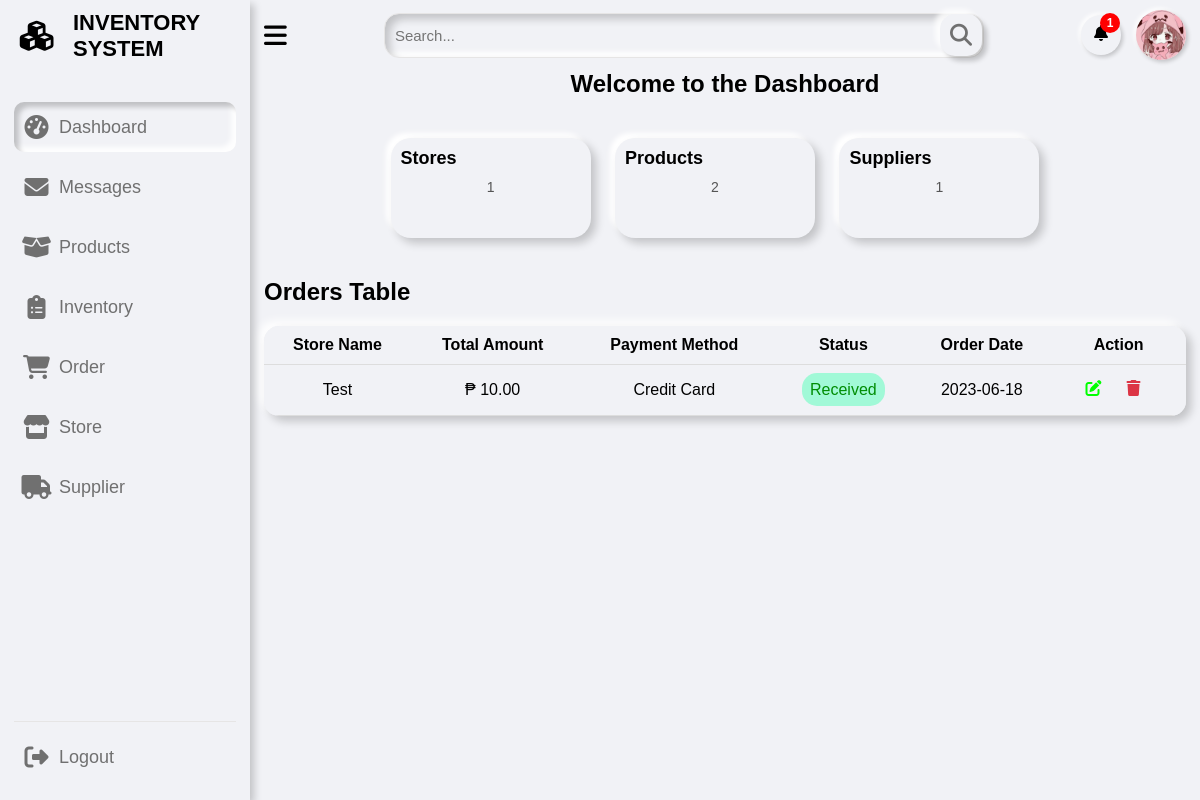
The page /pages/admin_dashboard.php (signed in) on the database its author committed.
### tables this page shows
CREATE TABLE `orders` (
  `order_id` int(11) NOT NULL,
  `store_id` int(11) NOT NULL,
  `total_amount` decimal(10,2) NOT NULL,
  `payment_method_id` int(11) NOT NULL,
  `payment_status_id` int(11) NOT NULL DEFAULT 2,
  `order_date` date NOT NULL
);

CREATE TABLE `store` (
  `store_id` int(11) NOT NULL,
  `user_id` int(11) DEFAULT NULL,
  `store_name` varchar(255) NOT NULL,
  `store_address` varchar(255) NOT NULL,
  `store_email` varchar(255) NOT NULL,
  `store_phone` varchar(255) NOT NULL
);

CREATE TABLE `payment_method` (
  `method_id` int(11) NOT NULL,
  `method` varchar(20) NOT NULL
);

CREATE TABLE `payment_status` (
  `status_id` int(11) NOT NULL,
  `status` varchar(20) NOT NULL
);

### pages/admin_dashboard.php (the view, shortened to what this page needs)
<?php
if (isset($_SESSION['id']) && isset($_SESSION['username']) && $_SESSION['role'] === 'admin') {
?>
<?php
    include "../includes/sidebar.php";
    include "../includes/admin_topbar.php";
?>
<?php
    $sqlStore = 'SELECT COUNT(*) AS store_count FROM store';
    $stmtStore = $pdo->query($sqlStore);
    $rowStore = $stmtStore->fetch(PDO::FETCH_ASSOC);
    $nos = $rowStore['store_count'];
    $sqlProduct = 'SELECT COUNT(*) AS product_count FROM product';
    $stmtProduct = $pdo->query($sqlProduct);
    $rowProduct = $stmtProduct->fetch(PDO::FETCH_ASSOC);
    $nop = $rowProduct['product_count'];
    $sqlSupplier = 'SELECT COUNT(*) AS supplier_count FROM supplier';
    $stmtSupplier = $pdo->query($sqlSupplier);
    $rowSupplier = $stmtSupplier->fetch(PDO::FETCH_ASSOC);
    $noss = $rowSupplier['supplier_count'];
?>
    <div class="dash-content">
        <div class="header">
            <h1>Welcome to the Dashboard</h1>
        </div>
        <div class="card">
            <h2>Stores</h2>
            <p class="card-number"><?php echo $nos; ?></p>
        </div>
        <div class="card">
            <h2>Products</h2>
            <p class="card-number"><?php echo $nop; ?></p>
        </div>
        <div class="card">
            <h2>Suppliers</h2>
            <p class="card-number"><?php echo $noss; ?></p>
        </div>
    </div>
    <div class="order-table-div">
        <h2>Orders Table</h2>
        <table class="order-table">
            <thead>
                <tr>
                    <th>Store Name</th>
                    <th>Total Amount</th>
                    <th>Payment Method</th>
                    <th>Status</th>
                    <th>Order Date</th>
                    <th>Action</th>
                </tr>
            </thead>
            <tbody>
                <?php
                $orderQuery = "SELECT s.store_name, o.total_amount, pm.method, ps.status, o.order_date, o.store_id, o.payment_method_id, o.payment_status_id, o.order_id
                                FROM orders o
                                INNER JOIN payment_method pm ON o.payment_method_id = pm.method_id
                                INNER JOIN payment_status ps ON o.payment_status_id = ps.status_id
                                INNER JOIN store s ON o.store_id = s.store_id";
                $orderStmt = $pdo->query($orderQuery);
                while ($orderRow = $orderStmt->fetch(PDO::FETCH_ASSOC)) {
                    ?>
                    <tr>
                        <td><?php echo $orderRow['store_name']; ?></td>
                        <td><p>₱ <?php echo $orderRow['total_amount']; ?></td>
                        <td><?php echo $orderRow['method']; ?></td>
                        <td><span class="status"><?php echo $orderRow['status']; ?></span></td>
                        <td><?php echo $orderRow['order_date']; ?></td>
                        <td><a href='#' onclick='openEditOrderPopup(<?php echo json_encode($orderRow); ?>)' class='edit'>
                <i class='fas fa-edit'></i><a href='#' class="delete" onclick='openDeleteOrderPopup(<?php echo $orderRow['order_id']; ?>)'>
                    <i class='fas fa-trash'></i></a>
                        </td>
                    </tr>
                <?php
                }
                ?>
            </tbody>
        </table>
    </div>
<?php
    include "../includes/footbar.php";
?>
<?php
} else {
    header("Location: ../index.php?error=access_error");
    exit();
}
?>

### css/dashboard.css (style rules this page uses)
* { margin: 0; padding: 0; box-sizing: border-box; font-family: "Poppins", sans-serif; }
:root { --primary-color: #0e4bf1; --color-hover: #0e4bf1; --panel-color: #F1F2F6; --text-color: #000; --card-color: #fff; --black-light-color: #707070; --border-color: #e6e5e5; --toggle-color: #ddd; --box1-color: #4dffe4; --box2-color: #acd3ff; --box3-color: #fce7d1; --title-icon-color: #fff; --tran-05: all 0.5s ease; --tran-03: all 0.3s ease; --tran-03: all 0.2s ease; }
body { min-height: 100vh; background-color: #fff; }
a { text-decoration: none; color: #000000; }
.dashboard .dash-content { padding-top: 60px; }
.card { background-color: var(--panel-color); border-radius: 20px; box-shadow: 5px 5px 10px rgba(0, 0, 0, 0.2), -5px -5px 5px rgba(255, 255, 255, 1); padding: 10px; width: 200px; height: 100px; display: inline-block; margin-right: 20px; margin-top: 20px; transition: transform 0.3s ease-in-out }
.card h2 { font-size: 18px; font-weight: bold; margin-bottom: 10px; color: var(--text-color); }
.card-number { font-size: 14px; color: #555555; margin-bottom: 0; }
.dash-content { text-align: center; padding: 40px; }
.header h1 { font-size: 24px; margin-bottom: 20px; color: var(--text-color); transition: var(--tran-05); }
.dash-content h2 { display: flex; justify-content: space-between; align-items: center; color: var(--text-color); }
.product-table, .order-table { width: 100%; border-collapse: collapse; margin-top: 20px; background-color: var(--panel-color); box-shadow: 5px 5px 10px rgba(0, 0, 0, 0.2), -5px -5px 10px rgba(255, 255, 255, 1); border-radius: 15px; overflow: hidden; }
.product-table th, .product-table td, .order-table th, .order-table td { padding: 10px; text-align: center; align-items: center; border-bottom: 1px solid #ddd; color: var(--text-color); }
.product-table td, .order-table td { background-color: var(--panel-color); }
.product-table th, .order-table th { background-color: var(--panel-color); color: var(--text-color); }
.order-table td span { padding: 8px; border-radius: 15px; }
.order-table td { text-transform: capitalize; }
.order-table td span.received { background-color: #4fffb57d; color: #008d04; padding: 8px; }
.product-table a, .order-table a { text-decoration: none; color: #333; margin-right: 10px; }
.product-table a.edit, .order-table a.edit { display: inline-block; width: 30px; height: 30px; background-color: var(--panel-color); color: #00FF00; }
.order-table a i.fas { margin-top: 5px; }
.product-table a.delete, .order-table a.delete { display: inline-block; justify-content: center; align-items: center; width: 30px; height: 30px; color: #dc3545; }

### rows shown on the page
orders: store.store_name "Test", total_amount "10.00", payment_method.method "Credit Card", payment_status.status "Received", order_date "2023-06-18"

### other values the page prints
$nos "1"
$nop "2"
$noss "1"
